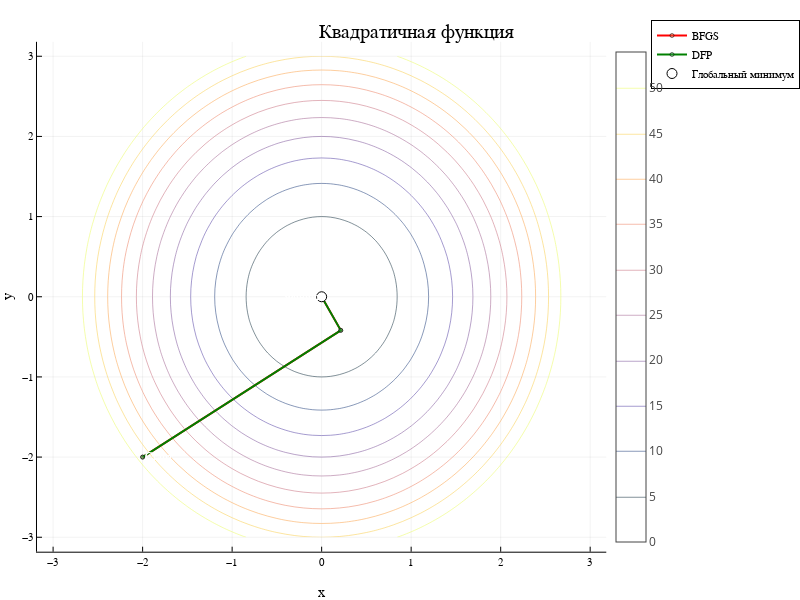

The code cell stored with this chart in its notebook:
### Code cell
x0_quadratic = [-2.0, -2.0]
x_range_quadratic = -3.0:0.1:3.0
y_range_quadratic = -3.0:0.1:3.0
global_min_quadratic = [0.0, 0.0]
run_optimization(quadratic, x0_quadratic, "Квадратичная функция", x_range_quadratic, y_range_quadratic, global_min_quadratic)

### Figure 1 — Plotly figure (JSON) as saved in the notebook; plotly's stock layout.template omitted (floating-point values rounded to 4 significant figures; data arrays with more than 128 entries replaced by an {"elided": "..."} marker saying what was removed)
{"data": [{"colorbar": {"len": 0.9105, "title": "", "x": 0.7579, "y": 0.5058}, "colorscale": {"elided": "256x2 mixed values"}, "contours": {"coloring": "lines", "showlabels": false}, "name": "y1", "ncontours": 22, "showlegend": false, "showscale": true, "type": "contour", "x": [-3, -2.9, -2.8, -2.7, -2.6, -2.5, -2.4, -2.3, -2.2, -2.1, -2, -1.9, -1.8, -1.7, -1.6, -1.5, -1.4, -1.3, -1.2, -1.1, -1, -0.9, -0.8, -0.7, -0.6, -0.5, -0.4, -0.3, -0.2, -0.1, 0, 0.1, 0.2, 0.3, 0.4, 0.5, 0.6, 0.7, 0.8, 0.9, 1, 1.1, 1.2, 1.3, 1.4, 1.5, 1.6, 1.7, 1.8, 1.9, 2, 2.1, 2.2, 2.3, 2.4, 2.5, 2.6, 2.7, 2.8, 2.9, 3], "xaxis": "x", "y": [-3, -2.9, -2.8, -2.7, -2.6, -2.5, -2.4, -2.3, -2.2, -2.1, -2, -1.9, -1.8, -1.7, -1.6, -1.5, -1.4, -1.3, -1.2, -1.1, -1, -0.9, -0.8, -0.7, -0.6, -0.5, -0.4, -0.3, -0.2, -0.1, 0, 0.1, 0.2, 0.3, 0.4, 0.5, 0.6, 0.7, 0.8, 0.9, 1, 1.1, 1.2, 1.3, 1.4, 1.5, 1.6, 1.7, 1.8, 1.9, 2, 2.1, 2.2, 2.3, 2.4, 2.5, 2.6, 2.7, 2.8, 2.9, 3], "yaxis": "y", "z": {"elided": "61x61 float values"}, "zmax": 54, "zmin": 0}, {"colorbar": {"len": 0.9105, "title": "", "x": 0.7579, "y": 0.5058}, "legendgroup": "BFGS", "line": {"color": "rgba(255, 0, 0, 1.000)", "dash": "solid", "shape": "linear", "width": 2}, "marker": {"color": "rgba(227, 111, 71, 0.500)", "line": {"color": "rgba(0, 0, 0, 0.500)", "width": 1}, "size": 4, "symbol": "circle"}, "mode": "lines+markers", "name": "BFGS", "showlegend": true, "type": "scatter", "x": [-2, 0.2137, -2.186e-06], "xaxis": "x", "y": [-2, -0.4188, -2.587e-07], "yaxis": "y", "zmax": 54, "zmin": 0}, {"colorbar": {"len": 0.9105, "title": "", "x": 0.7579, "y": 0.5058}, "legendgroup": "DFP", "line": {"color": "rgba(0, 128, 0, 1.000)", "dash": "solid", "shape": "linear", "width": 2}, "marker": {"color": "rgba(62, 164, 78, 0.500)", "line": {"color": "rgba(0, 0, 0, 0.500)", "width": 1}, "size": 4, "symbol": "circle"}, "mode": "lines+markers", "name": "DFP", "showlegend": true, "type": "scatter", "x": [-2, 0.2137, -1.211e-06], "xaxis": "x", "y": [-2, -0.4188, -2.159e-06], "yaxis": "y", "zmax": 54, "zmin": 0}, {"colorbar": {"len": 0.9105, "title": "", "x": 0.7579, "y": 0.5058}, "legendgroup": "Глобальный минимум", "marker": {"color": "rgba(255, 255, 255, 1.000)", "line": {"color": "rgba(0, 0, 0, 1.000)", "width": 1}, "size": 10, "symbol": "circle"}, "mode": "markers", "name": "Глобальный минимум", "showlegend": true, "type": "scatter", "x": [0], "xaxis": "x", "y": [0], "yaxis": "y", "zmax": 54, "zmin": 0}], "layout": {"annotations": [{"font": {"color": "rgba(0, 0, 0, 1.000)", "family": "sans-serif", "size": 20}, "rotation": 0, "showarrow": false, "text": "Квадратичная функция", "x": 0.5207, "xanchor": "center", "xref": "paper", "y": 1, "yanchor": "top", "yref": "paper"}, {"font": {"color": "rgba(255, 255, 255, 1.000)", "family": "sans-serif", "size": 11}, "rotation": 0, "showarrow": false, "text": "Старт", "x": -2, "xanchor": "left", "xref": "x", "y": -2, "yanchor": "middle", "yref": "y"}, {"font": {"color": "rgba(255, 255, 255, 1.000)", "family": "sans-serif", "size": 11}, "rotation": 0, "showarrow": false, "text": "Финиш", "x": -2.186e-06, "xanchor": "right", "xref": "x", "y": -2.587e-07, "yanchor": "middle", "yref": "y"}, {"font": {"color": "rgba(255, 255, 255, 1.000)", "family": "sans-serif", "size": 11}, "rotation": 0, "showarrow": false, "text": "Старт", "x": -2, "xanchor": "left", "xref": "x", "y": -2, "yanchor": "middle", "yref": "y"}, {"font": {"color": "rgba(255, 255, 255, 1.000)", "family": "sans-serif", "size": 11}, "rotation": 0, "showarrow": false, "text": "Финиш", "x": -1.211e-06, "xanchor": "right", "xref": "x", "y": -2.159e-06, "yanchor": "middle", "yref": "y"}], "height": 600, "legend": {"bgcolor": "rgba(255, 255, 255, 1.000)", "bordercolor": "rgba(0, 0, 0, 1.000)", "borderwidth": 1, "font": {"color": "rgba(0, 0, 0, 1.000)", "family": "sans-serif", "size": 11}, "title": {"font": {"color": "rgba(0, 0, 0, 1.000)", "family": "sans-serif", "size": 15}, "text": ""}, "tracegroupgap": 0, "traceorder": "normal", "x": 1, "xanchor": "auto", "y": 1, "yanchor": "auto"}, "margin": {"b": 20, "l": 0, "r": 0, "t": 20}, "paper_bgcolor": "rgba(255, 255, 255, 1.000)", "plot_bgcolor": "rgba(255, 255, 255, 1.000)", "showlegend": true, "width": 800, "xaxis": {"anchor": "y", "domain": [0.04624, 0.7579], "gridcolor": "rgba(0, 0, 0, 0.100)", "gridwidth": 0.5, "linecolor": "rgba(0, 0, 0, 1.000)", "mirror": false, "range": [-3.18, 3.18], "showgrid": true, "showline": true, "showticklabels": true, "tickangle": 0, "tickcolor": "rgb(0, 0, 0)", "tickfont": {"color": "rgba(0, 0, 0, 1.000)", "family": "sans-serif", "size": 11}, "tickmode": "array", "ticks": "inside", "ticktext": ["−3", "−2", "−1", "0", "1", "2", "3"], "tickvals": [-3, -2, -1, 0, 1, 2, 3], "title": "x", "titlefont": {"color": "rgba(0, 0, 0, 1.000)", "family": "sans-serif", "size": 15}, "type": "-", "visible": true, "zeroline": false, "zerolinecolor": "rgba(0, 0, 0, 1.000)"}, "yaxis": {"anchor": "x", "domain": [0.05054, 0.961], "gridcolor": "rgba(0, 0, 0, 0.100)", "gridwidth": 0.5, "linecolor": "rgba(0, 0, 0, 1.000)", "mirror": false, "range": [-3.18, 3.18], "showgrid": true, "showline": true, "showticklabels": true, "tickangle": 0, "tickcolor": "rgb(0, 0, 0)", "tickfont": {"color": "rgba(0, 0, 0, 1.000)", "family": "sans-serif", "size": 11}, "tickmode": "array", "ticks": "inside", "ticktext": ["−3", "−2", "−1", "0", "1", "2", "3"], "tickvals": [-3, -2, -1, 0, 1, 2, 3], "title": "y", "titlefont": {"color": "rgba(0, 0, 0, 1.000)", "family": "sans-serif", "size": 15}, "type": "-", "visible": true, "zeroline": false, "zerolinecolor": "rgba(0, 0, 0, 1.000)"}}}
